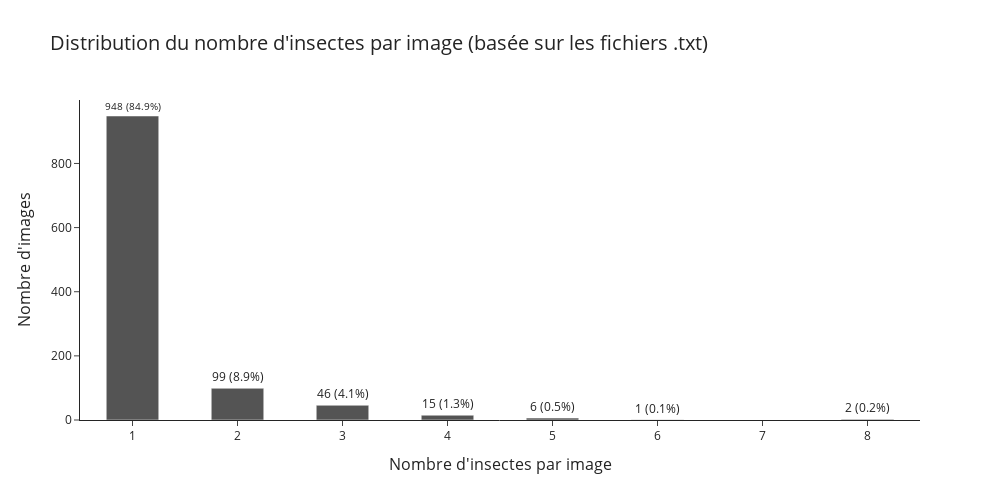

Write notebook code for a chart like this one.
### Code cell
import os
import pandas as pd
import plotly.express as px

# Dossier contenant les fichiers .txt
txt_dir = "/Users/axel/Desktop/collemboles_IA/transfer_9489209_files_c610b0aa/data"

# Lister tous les fichiers .txt
txt_files = [f for f in os.listdir(txt_dir) if f.endswith(".txt")]

# Pour chaque fichier, compter le nombre de lignes (donc d'insectes)
data = []
for filename in txt_files:
    path = os.path.join(txt_dir, filename)
    with open(path, "r", encoding="utf-8") as f:
        lines = [line for line in f.read().splitlines() if line.strip()]
        data.append({"image_id": filename.replace(".txt", ""), "nb_insectes": len(lines)})

# Création du DataFrame
df_txt = pd.DataFrame(data)

# Comptage des images par nombre d'insectes
df_count = df_txt.groupby("nb_insectes").size().reset_index(name="count")

# Calcul du pourcentage
total_images = df_count["count"].sum()
df_count["%"] = round(df_count["count"] / total_images * 100, 1)
df_count["label"] = df_count["count"].astype(str) + " (" + df_count["%"].astype(str) + "%)"

# Affichage avec Plotly
fig = px.bar(
    df_count,
    x="nb_insectes",
    y="count",
    text="label",
    labels={"nb_insectes": "Nombre d'insectes par image", "count": "Nombre d'images"},
    title="Distribution du nombre d'insectes par image (basée sur les fichiers .txt)",
    color_discrete_sequence=["#545454"]
)

fig.update_traces(textposition="outside")
fig.update_layout(
    bargap=0.5,
    width=1000,
    height=500,
    template="simple_white",
    title_font_size=20,
    xaxis_title_font_size=16,
    yaxis_title_font_size=16,
)

fig.show()

### Figure 1 — Plotly figure (JSON) as saved in the notebook; plotly's stock layout.template omitted (floating-point values rounded to 4 significant figures)
{"data": [{"alignmentgroup": "True", "hovertemplate": "Nombre d'insectes par image=%{x}<br>Nombre d'images=%{y}<br>label=%{text}<extra></extra>", "legendgroup": "", "marker": {"color": "#545454", "pattern": {"shape": ""}}, "name": "", "offsetgroup": "", "orientation": "v", "showlegend": false, "text": ["948 (84.9%)", "99 (8.9%)", "46 (4.1%)", "15 (1.3%)", "6 (0.5%)", "1 (0.1%)", "2 (0.2%)"], "textposition": "outside", "type": "bar", "x": [1, 2, 3, 4, 5, 6, 8], "xaxis": "x", "y": [948, 99, 46, 15, 6, 1, 2], "yaxis": "y"}], "layout": {"bargap": 0.5, "barmode": "relative", "height": 500, "legend": {"tracegroupgap": 0}, "title": {"font": {"size": 20}, "text": "Distribution du nombre d'insectes par image (basée sur les fichiers .txt)"}, "width": 1000, "xaxis": {"anchor": "y", "domain": [0, 1], "title": {"font": {"size": 16}, "text": "Nombre d'insectes par image"}}, "yaxis": {"anchor": "x", "domain": [0, 1], "title": {"font": {"size": 16}, "text": "Nombre d'images"}}}}
